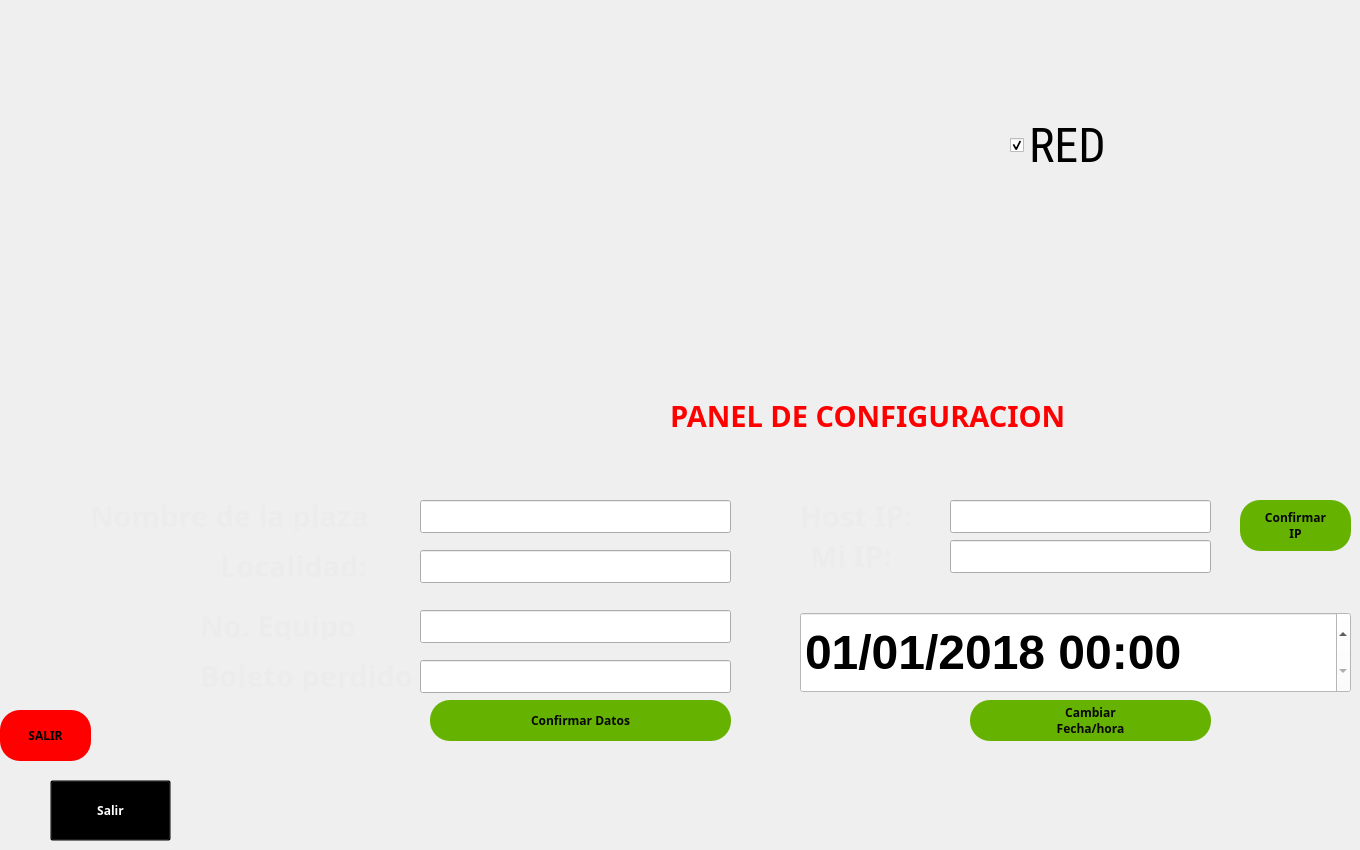
   <widget class="QWidget" name="page_4">
    <widget class="QLabel" name="ltime_10">
     <property name="geometry">
      <rect>
       <x>220</x>
       <y>550</y>
       <width>161</width>
       <height>31</height>
      </rect>
     </property>
     <property name="font">
      <font>
       <family>Droid Sans</family>
       <pointsize>22</pointsize>
       <weight>75</weight>
       <italic>false</italic>
       <bold>true</bold>
      </font>
     </property>
     <property name="styleSheet">
      <string notr="true">background-color:transparent;
color:rgb(236, 236, 236);
</string>
     </property>
     <property name="text">
      <string>Localidad: </string>
     </property>
    </widget>
    <widget class="QLabel" name="ltime_37">
     <property name="geometry">
      <rect>
       <x>200</x>
       <y>610</y>
       <width>281</width>
       <height>31</height>
      </rect>
     </property>
     <property name="font">
      <font>
       <family>Droid Sans</family>
       <pointsize>22</pointsize>
       <weight>75</weight>
       <italic>false</italic>
       <bold>true</bold>
      </font>
     </property>
     <property name="styleSheet">
      <string notr="true">background-color:transparent;
color:rgb(236, 236, 236);
</string>
     </property>
     <property name="text">
      <string>No. Equipo</string>
     </property>
    </widget>
    <widget class="QLineEdit" name="lloc">
     <property name="geometry">
      <rect>
       <x>420</x>
       <y>550</y>
       <width>311</width>
       <height>33</height>
      </rect>
     </property>
     <property name="styleSheet">
      <string notr="true">color:white;</string>
     </property>
    </widget>
    <widget class="QPushButton" name="bconfirmarplaza">
     <property name="geometry">
      <rect>
       <x>430</x>
       <y>700</y>
       <width>301</width>
       <height>41</height>
      </rect>
     </property>
     <property name="font">
      <font>
       <family>Sans Serif</family>
       <weight>75</weight>
       <italic>false</italic>
       <bold>true</bold>
      </font>
     </property>
     <property name="styleSheet">
      <string notr="true">background-color:rgb(101, 179, 0);
color:rgb(7, 7, 7);
border-radius:20%</string>
     </property>
     <property name="text">
      <string>Confirmar Datos</string>
     </property>
     <property name="iconSize">
      <size>
       <width>128</width>
       <height>128</height>
      </size>
     </property>
    </widget>
    <widget class="QLineEdit" name="lhost">
     <property name="geometry">
      <rect>
       <x>950</x>
       <y>500</y>
       <width>261</width>
       <height>33</height>
      </rect>
     </property>
     <property name="styleSheet">
      <string notr="true">color:white;</string>
     </property>
    </widget>
    <widget class="QLabel" name="ltime_35">
     <property name="geometry">
      <rect>
       <x>810</x>
       <y>540</y>
       <width>281</width>
       <height>31</height>
      </rect>
     </property>
     <property name="font">
      <font>
       <family>Droid Sans</family>
       <pointsize>22</pointsize>
       <weight>75</weight>
       <italic>false</italic>
       <bold>true</bold>
      </font>
     </property>
     <property name="styleSheet">
      <string notr="true">background-color:transparent;
color:rgb(236, 236, 236);
</string>
     </property>
     <property name="text">
      <string>Mi IP:</string>
     </property>
    </widget>
    <widget class="QLabel" name="ltime_9">
     <property name="geometry">
      <rect>
       <x>90</x>
       <y>500</y>
       <width>281</width>
       <height>31</height>
      </rect>
     </property>
     <property name="font">
      <font>
       <family>Droid Sans</family>
       <pointsize>22</pointsize>
       <weight>75</weight>
       <italic>false</italic>
       <bold>true</bold>
      </font>
     </property>
     <property name="styleSheet">
      <string notr="true">background-color:transparent;
color:rgb(236, 236, 236);
</string>
     </property>
     <property name="text">
      <string>Nombre de la plaza: </string>
     </property>
    </widget>
    <widget class="QLineEdit" name="lip">
     <property name="geometry">
      <rect>
       <x>950</x>
       <y>540</y>
       <width>261</width>
       <height>33</height>
      </rect>
     </property>
     <property name="styleSheet">
      <string notr="true">color:white;</string>
     </property>
    </widget>
    <widget class="QLineEdit" name="leq">
     <property name="geometry">
      <rect>
       <x>420</x>
       <y>610</y>
       <width>311</width>
       <height>33</height>
      </rect>
     </property>
     <property name="styleSheet">
      <string notr="true">color:white;</string>
     </property>
    </widget>
    <widget class="QLabel" name="ltime_36">
     <property name="geometry">
      <rect>
       <x>800</x>
       <y>500</y>
       <width>201</width>
       <height>31</height>
      </rect>
     </property>
     <property name="font">
      <font>
       <family>Droid Sans</family>
       <pointsize>22</pointsize>
       <weight>75</weight>
       <italic>false</italic>
       <bold>true</bold>
      </font>
     </property>
     <property name="styleSheet">
      <string notr="true">background-color:transparent;
color:rgb(236, 236, 236);
</string>
     </property>
     <property name="text">
      <string>Host IP:</string>
     </property>
    </widget>
    <widget class="QLineEdit" name="lnom">
     <property name="geometry">
      <rect>
       <x>420</x>
       <y>500</y>
       <width>311</width>
       <height>33</height>
      </rect>
     </property>
     <property name="styleSheet">
      <string notr="true">color:white;</string>
     </property>
    </widget>
    <widget class="QPushButton" name="salirplaza">
     <property name="geometry">
      <rect>
       <x>50</x>
       <y>780</y>
       <width>121</width>
       <height>61</height>
      </rect>
     </property>
     <property name="font">
      <font>
       <family>Sans Serif</family>
       <weight>75</weight>
       <italic>false</italic>
       <bold>true</bold>
      </font>
     </property>
     <property name="styleSheet">
      <string notr="true">background-color:transparent;
color:white;
</string>
     </property>
     <property name="text">
      <string>Salir</string>
     </property>
     <property name="icon">
      <iconset>
       <normaloff>../../../../../../../../media/roldan/persistence/media/iconos/fb5.png</normaloff>../../../../../../../../media/roldan/persistence/media/iconos/fb5.png</iconset>
     </property>
     <property name="iconSize">
      <size>
       <width>128</width>
       <height>128</height>
      </size>
     </property>
    </widget>
    <widget class="QLabel" name="ltime_11">
     <property name="geometry">
      <rect>
       <x>670</x>
       <y>400</y>
       <width>491</width>
       <height>31</height>
      </rect>
     </property>
     <property name="font">
      <font>
       <family>Droid Sans</family>
       <pointsize>22</pointsize>
       <weight>75</weight>
       <italic>false</italic>
       <bold>true</bold>
      </font>
     </property>
     <property name="styleSheet">
      <string notr="true">background-color:transparent;
color:red
</string>
     </property>
     <property name="text">
      <string>PANEL DE CONFIGURACION</string>
     </property>
    </widget>
    <widget class="QPushButton" name="bsalir">
     <property name="geometry">
      <rect>
       <x>0</x>
       <y>710</y>
       <width>91</width>
       <height>51</height>
      </rect>
     </property>
     <property name="font">
      <font>
       <family>Sans Serif</family>
       <weight>75</weight>
       <italic>false</italic>
       <bold>true</bold>
      </font>
     </property>
     <property name="styleSheet">
      <string notr="true">background-color:red;
color:black;
border-radius:20%</string>
     </property>
     <property name="text">
      <string>SALIR</string>
     </property>
     <property name="iconSize">
      <size>
       <width>128</width>
       <height>128</height>
      </size>
     </property>
    </widget>
    <widget class="QPushButton" name="bconfirmarIP">
     <property name="geometry">
      <rect>
       <x>1240</x>
       <y>500</y>
       <width>111</width>
       <height>51</height>
      </rect>
     </property>
     <property name="font">
      <font>
       <family>Sans Serif</family>
       <weight>75</weight>
       <italic>false</italic>
       <bold>true</bold>
      </font>
     </property>
     <property name="styleSheet">
      <string notr="true">background-color:rgb(101, 179, 0);
color:rgb(7, 7, 7);
border-radius:20%</string>
     </property>
     <property name="text">
      <string>Confirmar
IP</string>
     </property>
     <property name="iconSize">
      <size>
       <width>128</width>
       <height>128</height>
      </size>
     </property>
    </widget>
    <widget class="QCheckBox" name="ch1">
     <property name="geometry">
      <rect>
       <x>1010</x>
       <y>90</y>
       <width>201</width>
       <height>111</height>
      </rect>
     </property>
     <property name="font">
      <font>
       <family>Roboto Condensed</family>
       <pointsize>36</pointsize>
      </font>
     </property>
     <property name="styleSheet">
      <string notr="true">color:rgb(0, 0, 0)</string>
     </property>
     <property name="text">
      <string>RED</string>
     </property>
     <property name="checked">
      <bool>true</bool>
     </property>
    </widget>
    <widget class="QLineEdit" name="lbp">
     <property name="geometry">
      <rect>
       <x>420</x>
       <y>660</y>
       <width>311</width>
       <height>33</height>
      </rect>
     </property>
     <property name="styleSheet">
      <string notr="true">color:white;</string>
     </property>
    </widget>
    <widget class="QLabel" name="ltime_38">
     <property name="geometry">
      <rect>
       <x>200</x>
       <y>660</y>
       <width>281</width>
       <height>31</height>
      </rect>
     </property>
     <property name="font">
      <font>
       <family>Droid Sans</family>
       <pointsize>22</pointsize>
       <weight>75</weight>
       <italic>false</italic>
       <bold>true</bold>
      </font>
     </property>
     <property name="styleSheet">
      <string notr="true">background-color:transparent;
color:rgb(236, 236, 236);
</string>
     </property>
     <property name="text">
      <string>Boleto perdido</string>
     </property>
    </widget>
    <widget class="QPushButton" name="bfechahora">
     <property name="geometry">
      <rect>
       <x>970</x>
       <y>700</y>
       <width>241</width>
       <height>41</height>
      </rect>
     </property>
     <property name="font">
      <font>
       <family>Sans Serif</family>
       <weight>75</weight>
       <italic>false</italic>
       <bold>true</bold>
      </font>
     </property>
     <property name="styleSheet">
      <string notr="true">background-color:rgb(101, 179, 0);
color:rgb(7, 7, 7);
border-radius:20%</string>
     </property>
     <property name="text">
      <string>Cambiar 
Fecha/hora</string>
     </property>
     <property name="iconSize">
      <size>
       <width>128</width>
       <height>128</height>
      </size>
     </property>
    </widget>
    <widget class="QDateTimeEdit" name="dtedit">
     <property name="geometry">
      <rect>
       <x>800</x>
       <y>612</y>
       <width>551</width>
       <height>81</height>
      </rect>
     </property>
     <property name="font">
      <font>
       <pointsize>36</pointsize>
       <weight>75</weight>
       <bold>true</bold>
      </font>
     </property>
     <property name="styleSheet">
      <string notr="true">background-color:white</string>
     </property>
     <property name="correctionMode">
      <enum>QAbstractSpinBox::CorrectToPreviousValue</enum>
     </property>
     <property name="date">
      <date>
       <year>2018</year>
       <month>1</month>
       <day>1</day>
      </date>
     </property>
     <property name="displayFormat">
      <string>MM/dd/yyyy HH:mm</string>
     </property>
     <property name="timeSpec">
      <enum>Qt::LocalTime</enum>
     </property>
    </widget>
   </widget>
